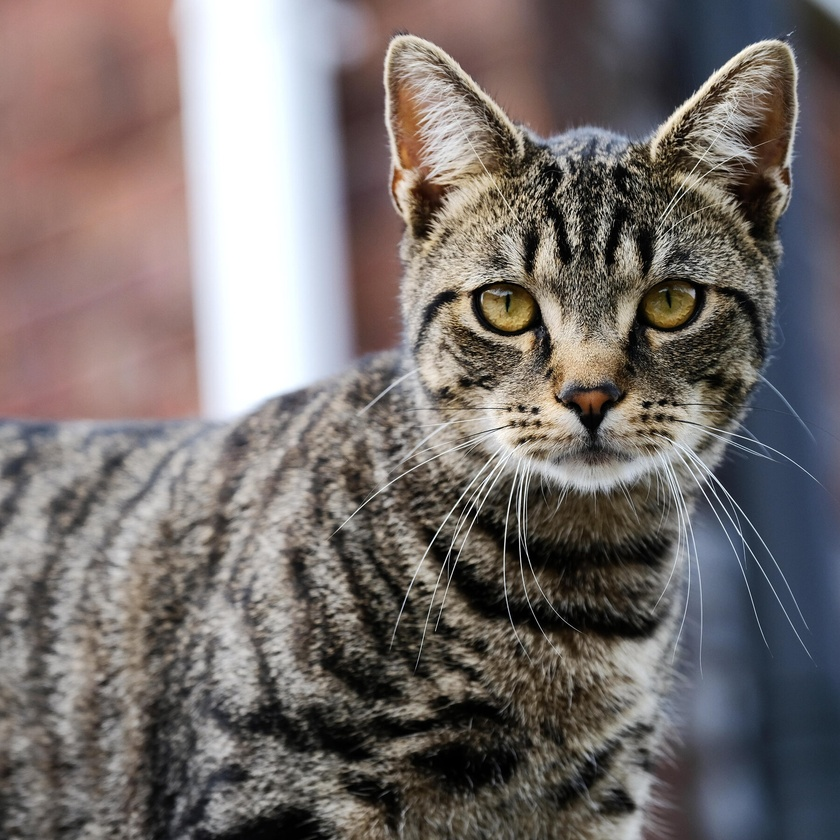
#> input picture cat.jpg, 840 x 840 px, shrunk from 1800 x 1800 before the run, found by its file name
$ python 17.py   (older library calls are emulated)
#> lines starting #> are read from the running program, lines starting #| are printed output that depends on the picture; after the words box and inside, x2 and y2 are one past the last pixel; in counts of white or black regions, pixels touching at a corner belong together
import cv2
img = cv2.imread(r"C:\Users\venka\OneDrive\Pictures\Saved Pictures\cat.jpg")
#> img is the input picture: shape (840, 840, 3); mean B, G, R 108.6, 110.7, 118.1
cv2.imshow('Original', img)
cv2.waitKey(0)
img_gray = cv2.cvtColor(img, cv2.COLOR_BGR2GRAY)
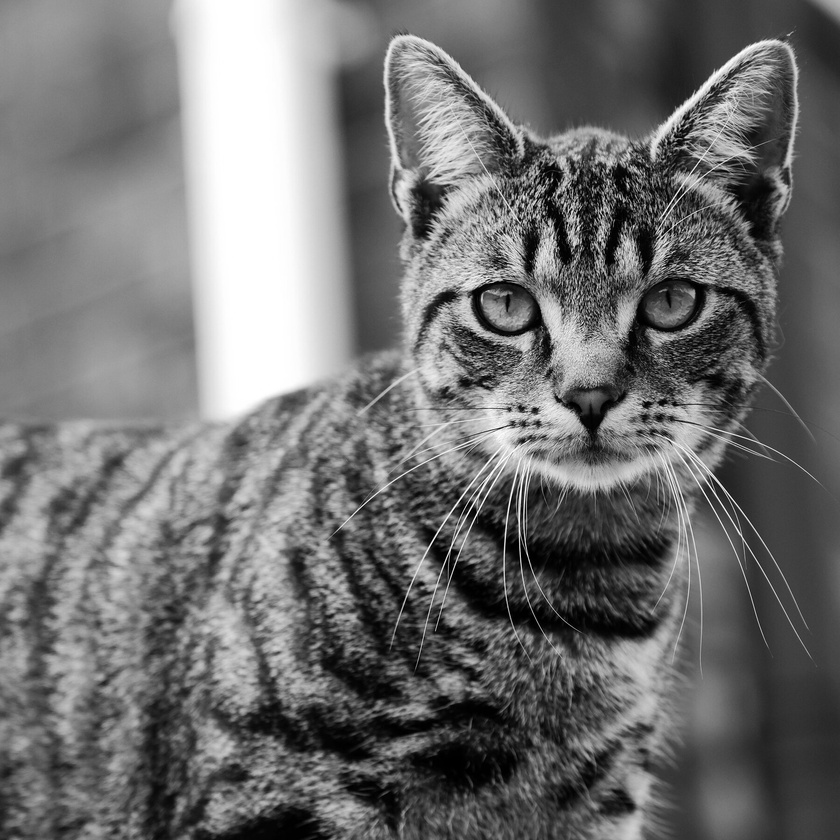
#> img_gray: shape (840, 840); min 0, max 255, mean 112.7
# Blur the image for better edge detection
img_blur = cv2.GaussianBlur(img_gray, (3,3), 0)
sobelx = cv2.Sobel(src=img_blur, ddepth=cv2.CV_64F, dx=1, dy=0, ksize=5) # Sobel Edge Detection on the X axis
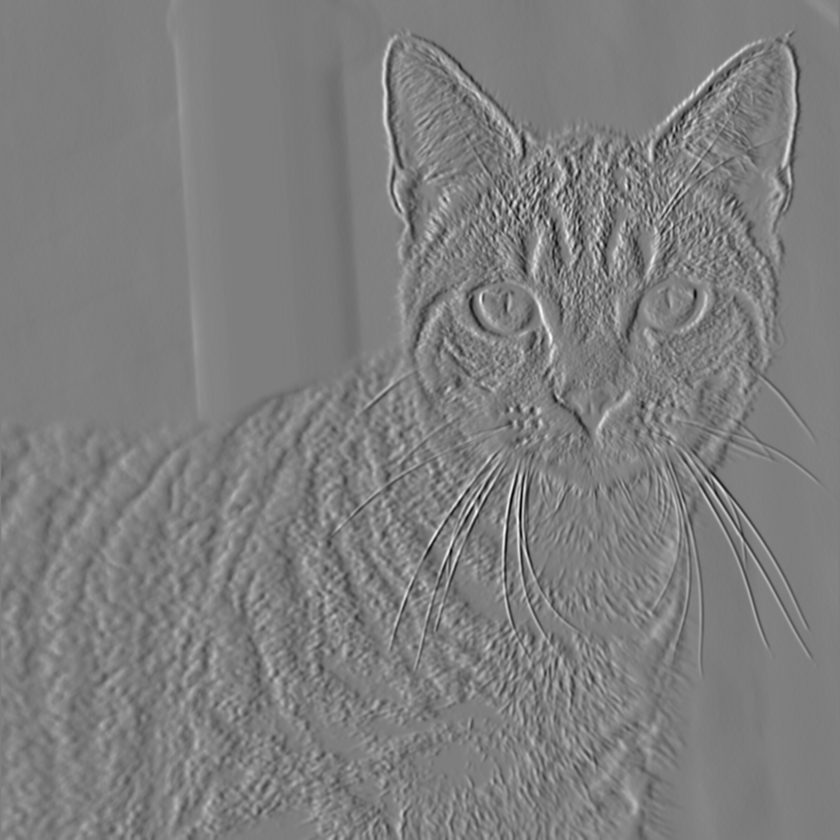
#> sobelx: shape (840, 840) float64; min -6748, max 6837, mean -6.3; drawn with min black and max white
cv2.imshow('Sobel X', sobelx)
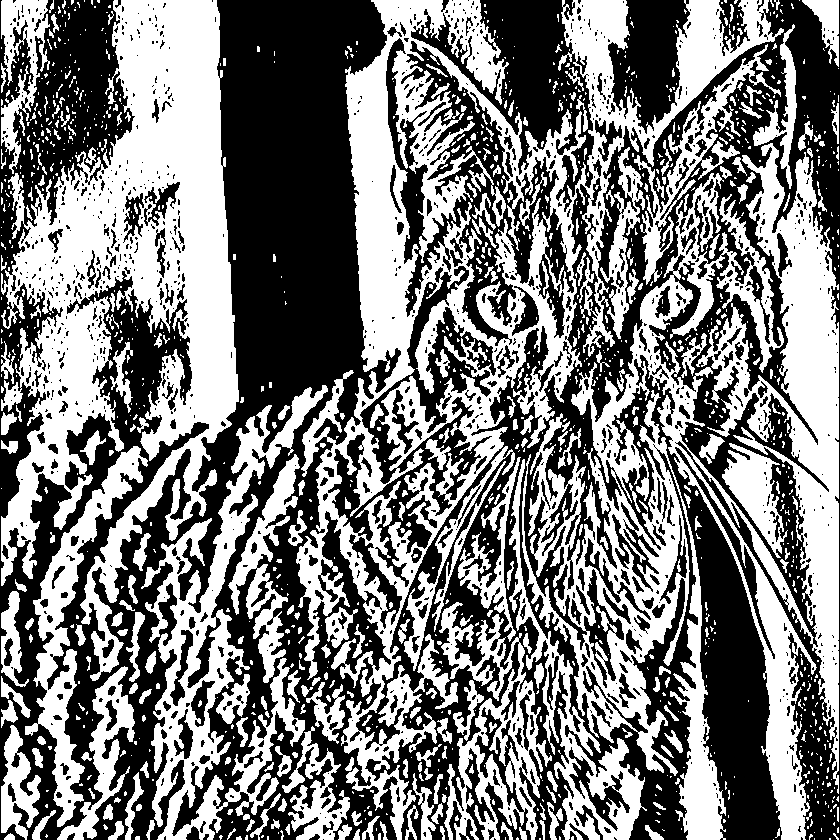
#> window 'Sobel X': shape (840, 840); 48.5% white; 1288 white regions (971 under 20 px), largest, box (x1, y1, x2, y2) and area: (296, 0, 784, 840) 82717, (522, 143, 839, 840) 77168, (1, 0, 239, 681) 69104
cv2.waitKey(0)
